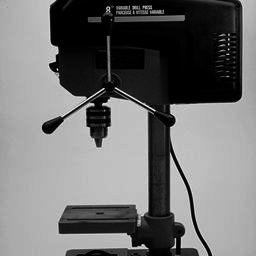
%> input picture Image/drill.tif (cropped and resized to the size of MATLAB's example picture), 256 x 256 px, given in place of cameraman.tif, which was not available
$ octave tutorial2.m   (GNU Octave 9; MATLAB toolbox functions it lacks are replaced by stand-ins)
%> lines starting %> are read from the running program, lines starting %| are printed output that depends on the picture; pictures that were not available may be replaced by others from this repository, and a replacement may not be noted
%Load two images and display them
I = imread('cameraman.tif');
%> I is the input picture: size 256x256 uint8; min 0, max 253, mean 112.6
J = imread('cameraman2.tif');
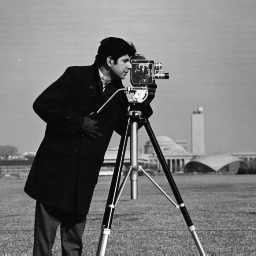
%> input picture Image/cameraman2.tif, 256 x 256 px
%> J is the input picture: size 256x256 uint8; min 7, max 253, mean 118.7
figure(1); subplot(1,2,1), imshow(I), title('Original Image');
subplot(1,2,2), imshow(J), title('Altered Image');

%Subtract both image and display result
diffim = imsubtract(I,J);
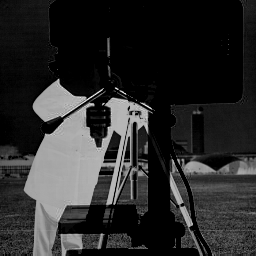
%> diffim: size 256x256 uint8; min 0, max 245, mean 42.4
figure(2)
subplot(2,2,1), imshow(diffim), title('Subtracted Image');

%Zoom in the using zoom tool at the right area of the image.
diffim2 = imabsdiff(I,J);
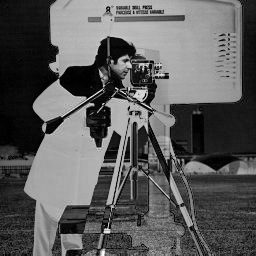
%> diffim2: size 256x256 uint8; min 0, max 250, mean 90.9
subplot(2,2,2), imshow(diffim2), title('Abs Diff Image');
